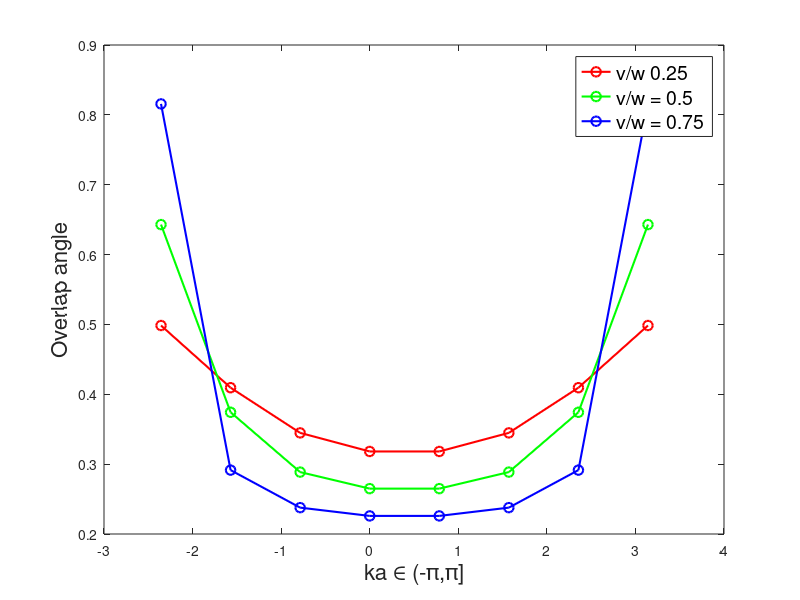

This figure's MATLAB source:
clear;

v = 2.5; % setting v/w = 0.25, change this for plots in Figure13c as well
w = 10;

L = 8 ; % number of unit cells, number of atoms is 2L

kc = [];

angc = [];
berry2 = 1;
for m = 1:1:L
  k = 2*pi*m/L-pi;
  knext = 2*pi*(m-1)/L - pi;
  r = sqrt(v*v + w*w + 2*v*w*cos(k));
  rnext = sqrt(v*v + w*w + 2*v*w*cos(knext));
  
  t = v + w*exp(i*k);
  tnext = v + w*exp(-i*knext);
  overlap = 0.5*(r*rnext + t*tnext);  %obtaining the overlap angle for each k
  angc = [angc, imag(log(overlap))];%*180/pi];
  berry2 = berry2*overlap;
  kc = [kc,k];
end
  
  h1 = plot(kc,angc,'r');
  set(h1,'linewidth',[1.5]);
  set(h1,'marker','o');
  set(h1,'markersize',7);
  
  hold on;
  
%%%%%%%%%%%%%%%%%%%%%%%%%%%%%%%%%%%%%%%%%%%%%%%%%%%%%%%%%%%%%%%%
  
  
v = 5;
w = 10;
 
%berry_ac = [];
%w_ac = [];
%for v = 1:0.12:10

L = 8;

kc = [];

angc = [];
berry2 = 1;
for m = 1:1:L
  k = 2*pi*m/L-pi;
  knext = 2*pi*(m-1)/L - pi;
  r = sqrt(v*v + w*w + 2*v*w*cos(k));
  rnext = sqrt(v*v + w*w + 2*v*w*cos(knext));
  
  t = v + w*exp(i*k);
  tnext = v + w*exp(-i*knext);
  overlap = 0.5*(r*rnext + t*tnext);
  angc = [angc, imag(log(overlap))];%*180/pi];
  berry2 = berry2*overlap;
  kc = [kc,k];
  end
  
  h2 = plot(kc,angc,'g');
  set(h2,'linewidth',[1.5]);
  set(h2,'marker','o');
  set(h2,'markersize',7);
  
  hold on;


  
  
 %%%%%%%%%%%%%%%%%%%%%%%%%%%%%%%%%%%%%%%%%%%%%%%%%%%%%%%%%%%%%%%%%%%%
 
 v = 7.5;
w = 10;

L = 8;

kc = [];

angc = [];
berry2 = 1;
for m = 1:1:L
  k = 2*pi*m/L -pi;
  knext = 2*pi*(m-1)/L -pi;
  r = sqrt(v*v + w*w + 2*v*w*cos(k));
  rnext = sqrt(v*v + w*w + 2*v*w*cos(knext));
  
  t = v + w*exp(i*k);
  tnext = v + w*exp(-i*knext);
  overlap = 0.5*(r*rnext + t*tnext);
  angc = [angc, imag(log(overlap))];%*180/pi];
  berry2 = berry2*overlap;
  kc = [kc,k];
  end
  
  h3 = plot(kc,angc,'b');
  set(h3,'linewidth',[1.5]);
  set(h3,'marker','o');
  set(h3,'markersize',7);
  
  hold on;
  
%%%%%%%%%%%%%%%%%%%%%%%%%%%%%%%%%%%%%%%%%%%%%%%%%%%%%%%%%%%%%%%%%%%%%%%%%%%%%  
  
  xlabel('ka \in (-\pi,\pi]','Fontsize', 16);
  ylabel('Overlap angle','Fontsize', 16);
  
  
 
  bruh = legend('v/w 0.25','v/w = 0.5','v/w = 0.75');
  set(bruh,'Fontsize',14);
  set(bruh,'Location','best');
  